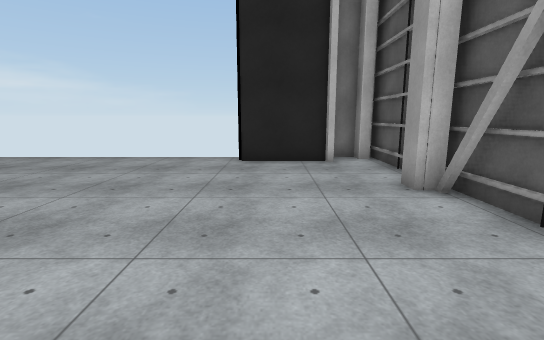
view 1 (above)

16 first-person views from a walk through a Unity game level. The camera is 1.5 m above the floor, tilts 10° down and sees 85° across. The floor is counted in squares, 1 m on a side. Each view is taken from the middle of a square. On the plan, view 1 faces up. The plan holds only what a view shows up to about 15 squares ahead; the rest is blank. The place goes on beyond the plan. The player character is not drawn. Surface patterns are stand-ins for the level's own textures.

view 2
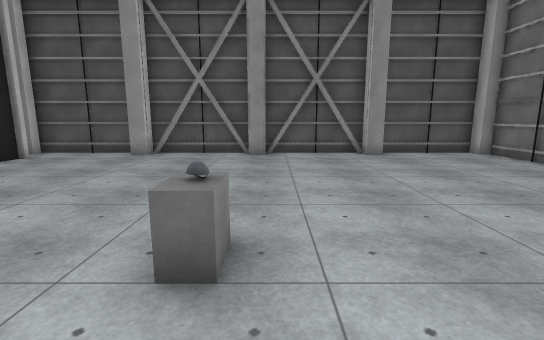

view 3
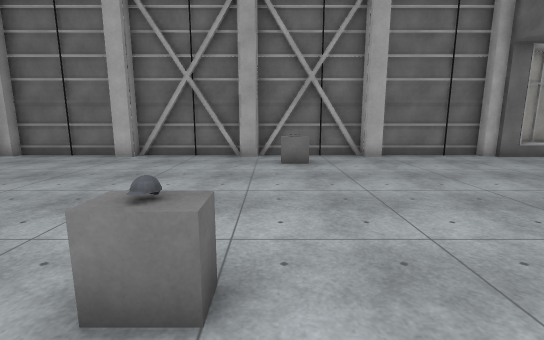

view 4
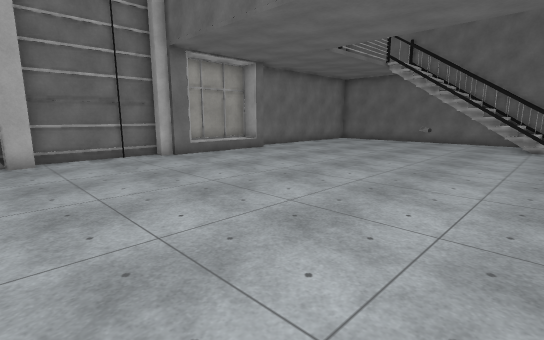

view 5
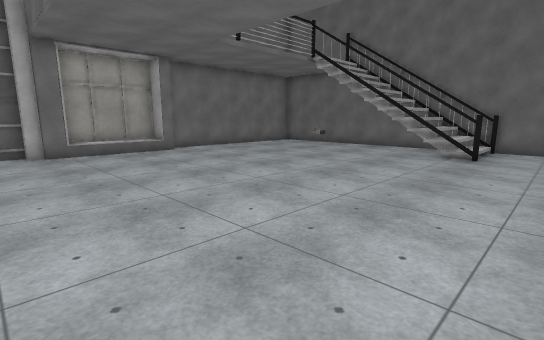

view 6
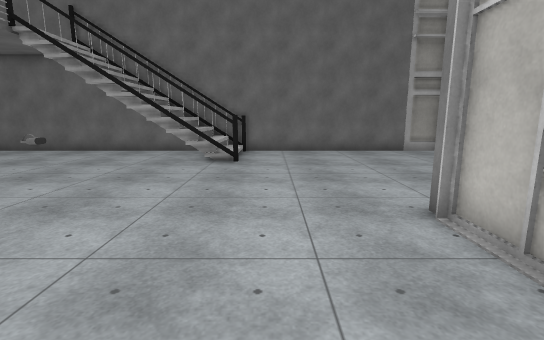

view 7
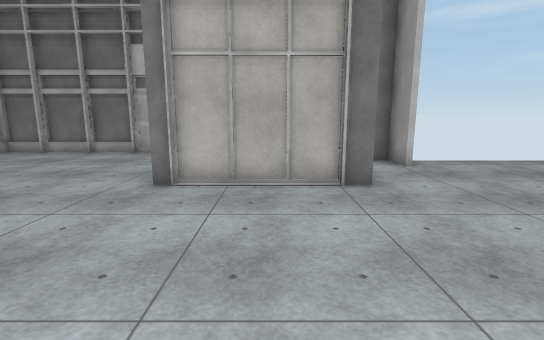

view 8
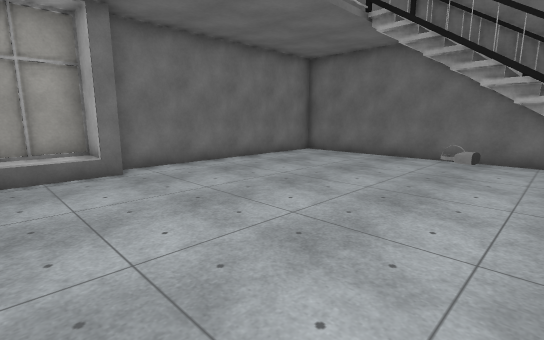

view 9
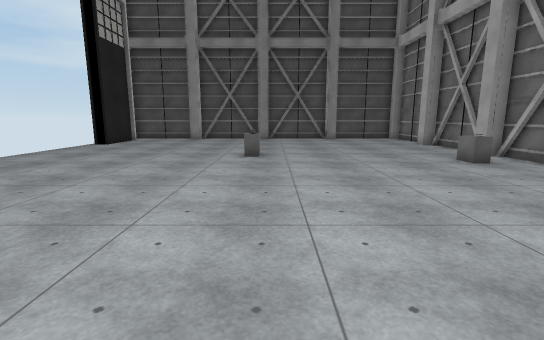

view 10
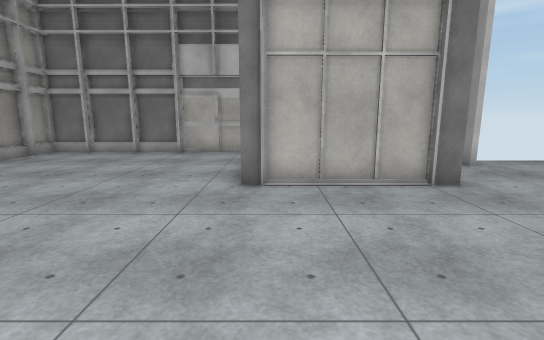

view 11
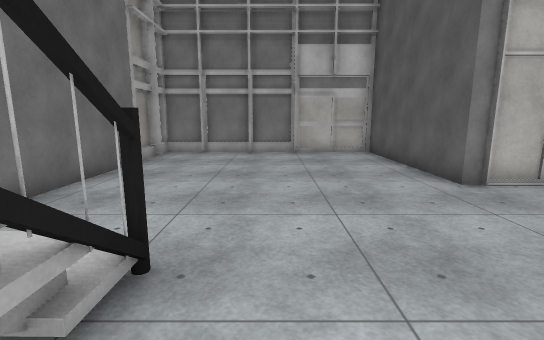

view 12
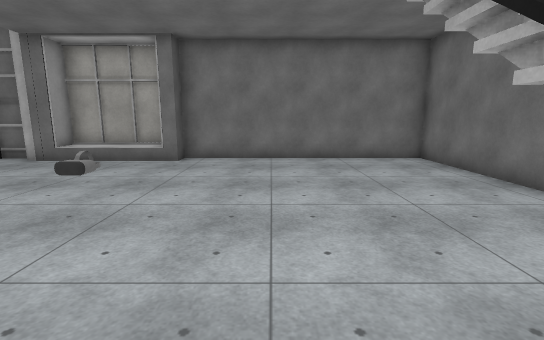

view 13
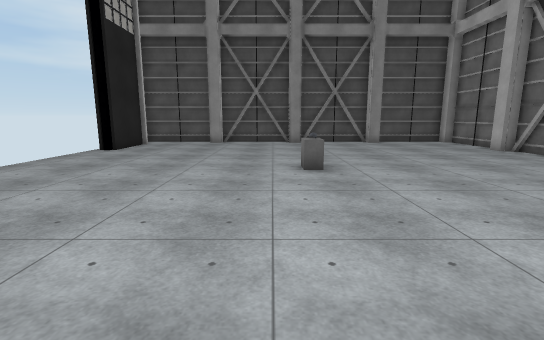

view 14
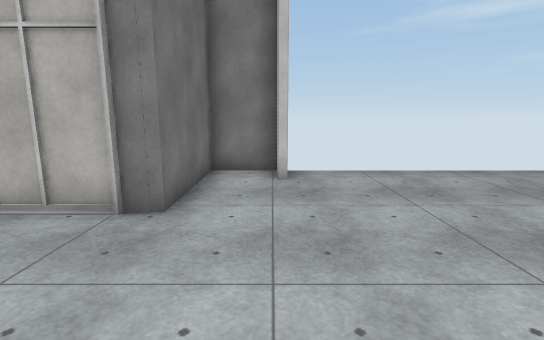

view 15
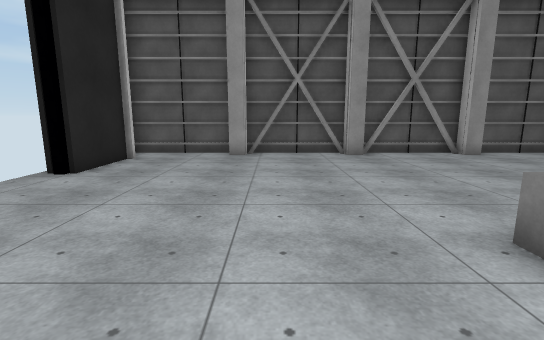

view 16
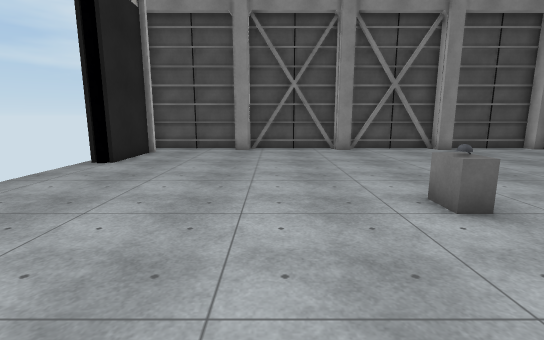

### Floor plan
Points are (right, up) in squares from view 1. A wall is a line through its corners. A room is listed if a view was taken in it or the views show most of it. See-through windows are left out.
Room 1 (views 1, 2, 3, 4, 5, 6, 7, 8, 9, 10, 11, 12, 13, 14, 15, 16)
walls: (-13.9, 10.1) (-13.9, 11.5) (-15.7, 11.5) (-15.7, 7.6) (-20.7, 7.6) (-20.7, 14.2) (-29.8, 14.2) (-29.8, 13.2); (-11.3, -7.3) (-10.6, -7.3) (-10.6, -8.1) (-6.5, -8.1) (-6.5, -7.3) (-5.8, -7.3); (-15.8, -7.5) (-15.3, -7.5); (-10.5, -7.7) (-9.3, -7.7); (-15.3, -8.1) (-11.3, -8.1); (-7.8, -7.7) (-6.5, -7.7); (-5.8, -7.7) (-4.5, -7.7); (-5.8, -8.1) (-1.6, -8.1) (-1.6, -7.3) (-0.9, -7.3); (-26.2, 3.9) (-26.2, 0.6); (-3, -7.7) (-1.8, -7.7); (-0.8, -8.1) (3.2, -8.1); (3, 1.2) (3, 1.9) (3.6, 1.9); (3.4, 2.2) (3.4, 3.2); (3.4, 0) (3.4, 0.9); (3.4, 4.7) (3.4, 6.1) (3, 6.1) (3, 6.8); (3, -3.5) (3, -2.8) (3.6, -2.8); (3.4, -2.5) (3.4, -1.6); (2, 10.3) (-1.1, 10.3) (-1.1, 11.1); (3, -7.5) (3.8, -7.5) (3.8, 11.5); (3.2, 11.5) (2.4, 11.5); (3.6, 10.8) (3.2, 10.8); (-29.2, 12.7) (-29.8, 12.7) (-29.8, 11.4); (-29.6, 12.8) (-29.6, -8.1) (-20.7, -8.1) (-20.7, -7.3) (-20.2, -7.3) (-20.2, -8.1) (-16.5, -8.1) (-16.5, -7.3) (-15.6, -7.3); (-29.6, 14.3) (-29.6, 13)
low walls: (-8.2, -6.4) (-8.2, -5.7) (-7.2, -5.7)
objects: other object (-22, 0); other object (-6, 2)

Positions as (right, up) in squares from view 1, and headings:
1: (0, 0), facing up
2: (-9, 1), facing right
3: (-7, 4), facing down
4: (-10, 4), facing down-left
5: (-14, 6), facing down-left
6: (-16, 5), facing left
7: (-18, 1), facing up
8: (-18, 1), facing down-left
9: (-18, 1), facing right
10: (-20, 1), facing up
11: (-25, 1), facing up
12: (-24, 3), facing down
13: (-15, 3), facing right
14: (-14, 3), facing up
15: (-9, 5), facing right
16: (-11, 5), facing right
